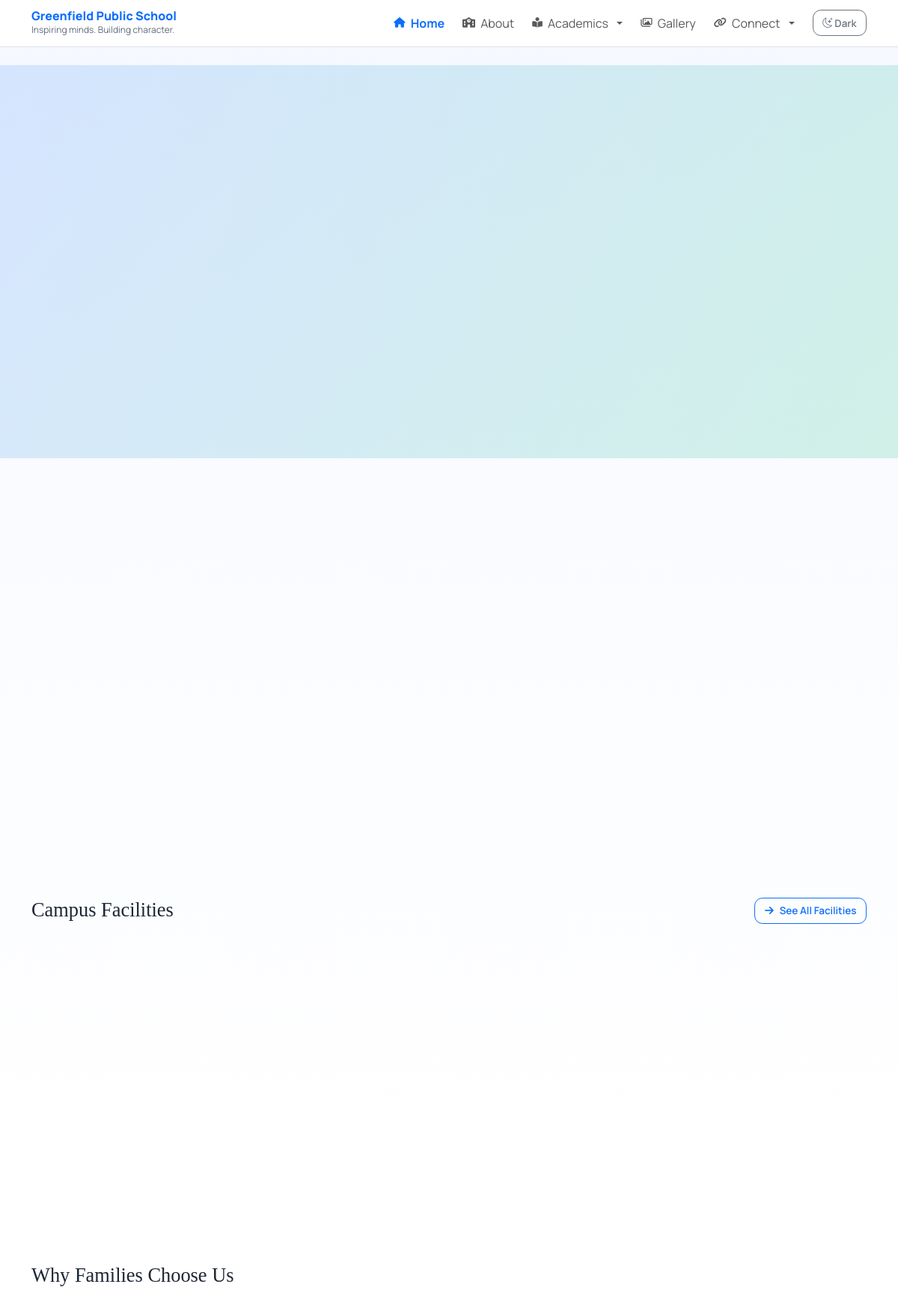
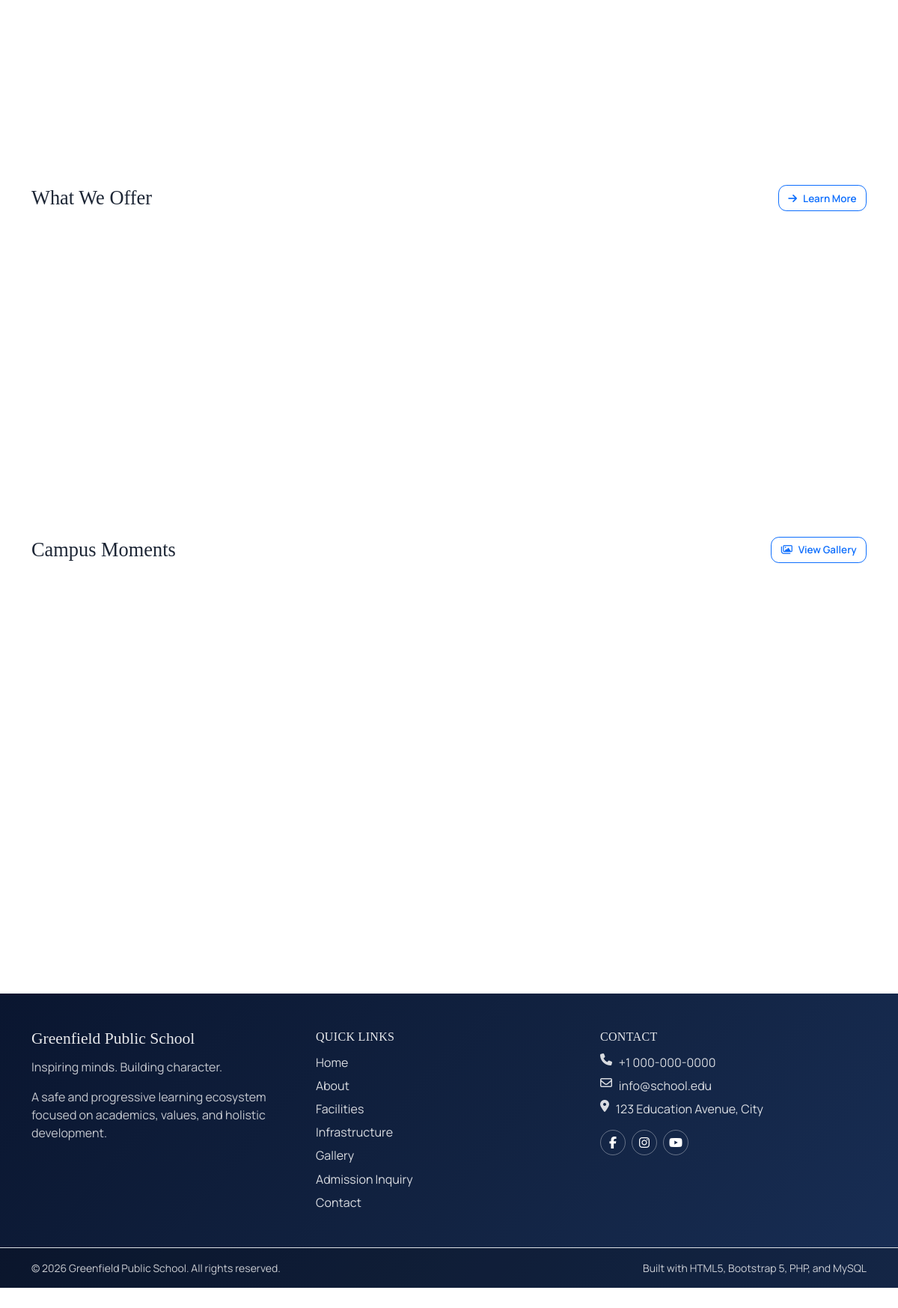
The page / on the database its author committed (2 pictures, top to bottom).
### tables this page shows
CREATE TABLE IF NOT EXISTS site_settings (
    setting_key VARCHAR(100) PRIMARY KEY,
    setting_value TEXT NOT NULL,
    updated_at TIMESTAMP DEFAULT CURRENT_TIMESTAMP ON UPDATE CURRENT_TIMESTAMP
);

### config/config.php (called while the page is built, shortened)
<?php
function db(): PDO
{
    static $pdo = null;
    if ($pdo instanceof PDO) {
        return $pdo;
    }
    $host = getenv('DB_HOST') ?: DB_HOST;
    $name = getenv('DB_NAME') ?: DB_NAME;
    $user = getenv('DB_USER') ?: DB_USER;
    $pass = getenv('DB_PASS') ?: DB_PASS;
    $charset = getenv('DB_CHARSET') ?: DB_CHARSET;
    $dsn = "mysql:host={$host};dbname={$name};charset={$charset}";
    $options = [
        PDO::ATTR_ERRMODE => PDO::ERRMODE_EXCEPTION,
        PDO::ATTR_DEFAULT_FETCH_MODE => PDO::FETCH_ASSOC,
        PDO::ATTR_EMULATE_PREPARES => false,
    ];
    $pdo = new PDO($dsn, $user, $pass, $options);
    return $pdo;
}
function base_path(): string
{
    static $base = null;
    if ($base !== null) {
        return $base;
    }
    $projectRoot = str_replace('\\', '/', dirname(__DIR__));
    $documentRoot = str_replace('\\', '/', rtrim((string) ($_SERVER['DOCUMENT_ROOT'] ?? ''), '/'));
    if ($documentRoot !== '' && strpos($projectRoot, $documentRoot) === 0) {
        $relative = trim(substr($projectRoot, strlen($documentRoot)), '/');
        $base = $relative === '' ? '' : '/' . $relative;
    } else {
        $base = '';
    }
    return $base;
}
function url(string $path = ''): string
{
    $cleanPath = ltrim($path, '/');
    $base = base_path();
    return ($base === '' ? '' : $base) . '/' . $cleanPath;
}

### includes/functions.php (called while the page is built, shortened)
<?php
require_once __DIR__ . '/../config/config.php';
function e(?string $value): string
{
    return htmlspecialchars((string) $value, ENT_QUOTES, 'UTF-8');
}
function get_setting(string $key, string $default = ''): string
{
    $stmt = db()->prepare('SELECT setting_value FROM site_settings WHERE setting_key = :key LIMIT 1');
    $stmt->execute(['key' => $key]);
    $value = $stmt->fetchColumn();
    return $value !== false ? (string) $value : $default;
}
function get_home_banners(int $limit = 0): array
{
    $sql = 'SELECT id, title, subtitle, image_path, is_active, sort_order, created_at
            FROM home_banners
            WHERE is_active = 1
            ORDER BY sort_order ASC, id DESC';
    try {
        $stmt = db()->prepare($sql);
        $stmt->execute();
        return $stmt->fetchAll();
    } catch (Throwable $exception) {
        return [];
    }
}
function menu_static_page_options(): array
{
    return [
        'index.php' => 'Home',
        'about.php' => 'About',
        'facilities.php' => 'Facilities',
        'infrastructure.php' => 'Infrastructure',
        'gallery.php' => 'Gallery',
        'admission.php' => 'Admission Inquiry',
        'contact.php' => 'Contact',
    ];
}
function menu_item_href(array $item): string
{
    $type = (string) ($item['item_type'] ?? 'static');
    $linkValue = trim((string) ($item['link_value'] ?? ''));
    if ($type === 'custom_path') {
        if ($linkValue === '' || $linkValue === '#') {
            return '#';
        }
        return url(ltrim($linkValue, '/'));
    }
    $staticOptions = menu_static_page_options();
    $path = $linkValue !== '' ? $linkValue : 'index.php';
    return url($path);
}

### index.php (the view, shortened to what this page needs)
<?php
require_once __DIR__ . '/includes/functions.php';
$banners = get_home_banners();
include __DIR__ . '/includes/header.php';
?>
<section class="home-banner-wrap mb-5">
    <?php if (!$banners): ?>
        <div class="hero-fallback py-5">
            <div class="container">
                <div class="row g-4 align-items-center">
                </div>
            </div>
        </div>
    <?php endif; ?>
</section>
<section class="container mb-5">
</section>
<section class="container mb-5">
    <div class="row g-4">
    </div>
</section>
<section class="container mb-5">
    <div class="section-head d-flex flex-wrap justify-content-between align-items-center gap-2 mb-3">
        <h2 class="h3 mb-0">Campus Facilities</h2>
        <a href="<?= e(url('facilities.php')) ?>" class="btn btn-sm btn-outline-primary">
            <i class="fa-solid fa-arrow-right me-2"></i>See All Facilities
        </a>
    </div>
    <div class="row g-4">
    </div>
</section>
<section class="container mb-5">
    <div class="section-head d-flex flex-wrap justify-content-between align-items-center gap-2 mb-3">
        <h2 class="h3 mb-0">Why Families Choose Us</h2>
    </div>
    <div class="row g-4">
    </div>
</section>
<section class="container">
    <div class="section-head d-flex flex-wrap justify-content-between align-items-center gap-2 mb-3">
        <h2 class="h3 mb-0">What We Offer</h2>
        <a href="<?= e(url('about.php')) ?>" class="btn btn-sm btn-outline-primary">
            <i class="fa-solid fa-arrow-right me-2"></i>Learn More
        </a>
    </div>
    <div class="row g-4">
    </div>
</section>
<section class="container mt-5">
    <div class="section-head d-flex flex-wrap justify-content-between align-items-center gap-2 mb-3">
        <h2 class="h3 mb-0">Campus Moments</h2>
        <a href="<?= e(url('gallery.php')) ?>" class="btn btn-sm btn-outline-primary">
            <i class="fa-regular fa-images me-2"></i>View Gallery
        </a>
    </div>
    <div class="row g-4">
    </div>
</section>
<section class="container mt-5">
    <div class="row g-4">
    </div>
</section>
<?php include __DIR__ . '/includes/footer.php'; ?>

### includes/header.php (shortened to what this page needs)
<?php
require_once __DIR__ . '/functions.php';
$schoolName = get_setting('school_name', 'Greenfield Public School');
$tagline = get_setting('school_tagline', 'Inspiring minds. Building character.');
$defaultMode = get_setting('default_mode', 'light');
$currentScript = basename($_SERVER['PHP_SELF'] ?? 'index.php');
$menuTree = get_navigation_menu_tree(true);
$currentSlug = trim((string) ($_GET['slug'] ?? ''));
$requestPath = parse_url((string) ($_SERVER['REQUEST_URI'] ?? ''), PHP_URL_PATH) ?: '/';
$requestPath = '/' . trim((string) $requestPath, '/');
$isMenuItemActive = function (array $item) use (&$isMenuItemActive, $currentScript, $currentSlug, $requestPath): bool {
    $type = (string) ($item['item_type'] ?? 'static');
    $isActive = false;
    if ($type === 'static') {
        $targetScript = basename((string) ($item['link_value'] ?? 'index.php'));
        $isActive = $currentScript === $targetScript;
    } elseif ($type === 'custom_page') {
        $isActive = $currentScript === 'page.php' && $currentSlug !== '' && $currentSlug === (string) ($item['page_slug'] ?? '');
    } elseif ($type === 'custom_path') {
        $relative = trim((string) ($item['link_value'] ?? ''));
        if ($relative !== '' && $relative !== '#' && !preg_match('#^https?://#i', $relative)) {
            $targetPath = parse_url(url(ltrim($relative, '/')), PHP_URL_PATH) ?: '';
            $targetPath = '/' . trim((string) $targetPath, '/');
            $isActive = rtrim($targetPath, '/') === rtrim($requestPath, '/');
        }
    }
    foreach ($item['children'] ?? [] as $child) {
        if ($isMenuItemActive($child)) {
            return true;
        }
    }
    return $isActive;
};
$renderMenu = function (array $items, int $level = 0) use (&$renderMenu, $isMenuItemActive): void {
    foreach ($items as $item) {
        $children = $item['children'] ?? [];
        $hasChildren = !empty($children);
        $isActive = $isMenuItemActive($item);
        $href = menu_item_href($item);
        $icon = trim((string) ($item['icon_class'] ?? ''));
        $openInNew = (int) ($item['open_in_new_tab'] ?? 0) === 1;
        if ($level === 0): ?>
            <?php if ($hasChildren): ?>
                <li class="nav-item dropdown">
                    <a class="nav-link dropdown-toggle <?= $isActive ? 'active' : '' ?>" href="<?= e($href) ?>" data-bs-toggle="dropdown" data-bs-auto-close="outside" aria-expanded="false">
                        <?php if ($icon !== ''): ?><i class="<?= e($icon) ?> nav-icon" aria-hidden="true"></i><?php endif; ?>
                        <span><?= e((string) $item['label']) ?></span>
                    </a>
                </li>
            <?php else: ?>
                <li class="nav-item">
                    <a class="nav-link <?= $isActive ? 'active' : '' ?>" href="<?= e($href) ?>"<?= $openInNew ? ' target="_blank" rel="noopener noreferrer"' : '' ?>>
                        <?php if ($icon !== ''): ?><i class="<?= e($icon) ?> nav-icon" aria-hidden="true"></i><?php endif; ?>
                        <span><?= e((string) $item['label']) ?></span>
                    </a>
                </li>
            <?php endif; ?>
        <?php endif;
    }
};
?>
<!DOCTYPE html>
<html lang="en" data-bs-theme="<?= e($defaultMode) ?>">
<head>
    <link rel="stylesheet" href="https://cdn.jsdelivr.net/npm/bootstrap@5.3.3/dist/css/bootstrap.min.css">
    <link rel="stylesheet" href="https://cdn.jsdelivr.net/npm/bootstrap-icons@1.11.3/font/bootstrap-icons.min.css">
    <link rel="stylesheet" href="https://cdnjs.cloudflare.com/ajax/libs/font-awesome/6.7.2/css/all.min.css">
    <link rel="stylesheet" href="<?= e(url('assets/css/style.css')) ?>">
</head>
<body>
    <header class="site-header">
        <nav class="navbar navbar-expand-lg sticky-top border-bottom bg-body main-navbar" id="mainNavbar">
            <div class="container">
                <a class="navbar-brand d-flex flex-column" href="<?= e(url('index.php')) ?>">
                    <span class="brand-main"><?= e($schoolName) ?></span>
                    <span class="brand-sub"><?= e($tagline) ?></span>
                </a>
                <div class="collapse navbar-collapse" id="mainNav">
                    <ul class="navbar-nav ms-auto align-items-lg-center gap-lg-2 dynamic-menu">
                        <?php $renderMenu($menuTree); ?>
                        <li class="nav-item ms-lg-2">
                            <button class="btn btn-outline-secondary btn-sm theme-toggle" id="themeToggle" type="button">
                                <i class="bi bi-moon-stars"></i>
                                <span>Theme</span>
                            </button>
                        </li>
                    </ul>
                </div>
            </div>
        </nav>
    </header>
    <main class="pb-5">

### includes/footer.php (shortened to what this page needs)
<?php
$quickLinks = [];
$collectQuickLinks = function (array $items) use (&$collectQuickLinks, &$quickLinks): void {
    foreach ($items as $item) {
        $href = menu_item_href($item);
        if ($href !== '#') {
            $quickLinks[] = $item;
        }
    }
};
?>
        <footer class="site-footer footer-dark mt-5 border-top">
            <div class="container py-5">
                <div class="row g-4">
                    <div class="col-lg-4">
                        <h3 class="footer-title"><?= e(get_setting('school_name', 'Greenfield Public School')) ?></h3>
                        <p class="footer-copy mb-3"><?= e(get_setting('school_tagline', 'Inspiring minds. Building character.')) ?></p>
                        <p class="footer-copy mb-0">A safe and progressive learning ecosystem focused on academics, values, and holistic development.</p>
                    </div>
                    <div class="col-sm-6 col-lg-4">
                        <h4 class="footer-subtitle">Quick Links</h4>
                        <ul class="footer-link-list">
                            <?php if (!$quickLinks): ?>
                                <li><a href="<?= e(url('index.php')) ?>">Home</a></li>
                                <li><a href="<?= e(url('about.php')) ?>">About</a></li>
                                <li><a href="<?= e(url('admission.php')) ?>">Admission</a></li>
                                <li><a href="<?= e(url('contact.php')) ?>">Contact</a></li>
                            <?php else: ?>
                                <?php foreach ($quickLinks as $item): ?>
                                    <li>
                                        <a href="<?= e(menu_item_href($item)) ?>"<?= (int) ($item['open_in_new_tab'] ?? 0) === 1 ? ' target="_blank" rel="noopener noreferrer"' : '' ?>>
                                            <?= e((string) $item['label']) ?>
                                        </a>
                                    </li>
                                <?php endforeach; ?>
                            <?php endif; ?>
                        </ul>
                    </div>
                    <div class="col-sm-6 col-lg-4">
                        <h4 class="footer-subtitle">Contact</h4>
                        <ul class="footer-contact-list">
                            <li><i class="fa-solid fa-phone"></i> <?= e(get_setting('contact_phone', '+1 000-000-0000')) ?></li>
                            <li><i class="fa-regular fa-envelope"></i> <?= e(get_setting('contact_email', 'info@school.edu')) ?></li>
                            <li><i class="fa-solid fa-location-dot"></i> <?= e(get_setting('contact_address', 'School Campus Address')) ?></li>
                        </ul>
                        <div class="footer-social d-flex gap-2 mt-3">
                            <a href="#" aria-label="Facebook"><i class="fa-brands fa-facebook-f"></i></a>
                            <a href="#" aria-label="Instagram"><i class="fa-brands fa-instagram"></i></a>
                            <a href="#" aria-label="YouTube"><i class="fa-brands fa-youtube"></i></a>
                        </div>
                    </div>
                </div>
            </div>
            <div class="footer-bottom border-top">
                <div class="container py-3 d-flex flex-column flex-md-row justify-content-between gap-2">
                    <p class="mb-0 small">&copy; <?= date('Y') ?> <?= e(get_setting('school_name', 'Greenfield Public School')) ?>. All rights reserved.</p>
                    <p class="mb-0 small">Built with HTML5, Bootstrap 5, PHP, and MySQL</p>
                </div>
            </div>
        </footer>
    </main>
</body>
</html>

### assets/css/style.css (style rules this page uses)
:root { --primary-color: #0b6efd; --surface: #f7f9fc; --surface-strong: #ffffff; --text-muted: #5f6b7a; }
* { box-sizing: border-box; }
body { font-family: "Manrope", sans-serif; background: linear-gradient(180deg, #f5f8ff 0%, #ffffff 45%); color: #1d2635; }
h1, h2, h3, h4, h5, h6 { font-family: "Merriweather", serif; }
.site-header .navbar { backdrop-filter: blur(8px); transition: box-shadow 0.22s ease, background-color 0.22s ease; }
.brand-main { font-weight: 800; font-size: 1rem; color: var(--primary-color); line-height: 1.1; }
.brand-sub { font-size: 0.75rem; color: var(--text-muted); }
.nav-link.active { color: var(--primary-color) !important; font-weight: 700; }
.navbar .nav-link { display: inline-flex; align-items: center; gap: 0.45rem; }
.nav-icon { font-size: 0.85rem; }
body:not(.admin-body) .btn { border-radius: 0.68rem; font-weight: 600; padding: 0.56rem 1.02rem; }
body:not(.admin-body) .btn-sm { padding: 0.4rem 0.78rem; font-size: 0.84rem; }
.home-banner-wrap { width: 100%; }
.hero-fallback { background: linear-gradient(120deg, rgba(11, 110, 253, 0.14), rgba(25, 195, 125, 0.18)); }
.section-head h2 { font-family: "Merriweather", serif; font-size: clamp(1.35rem, 2.2vw, 1.78rem); }
.theme-toggle { white-space: nowrap; }
.footer-dark { background: linear-gradient(130deg, #0a1630 0%, #122342 55%, #182e55 100%); color: rgba(255, 255, 255, 0.9); border-top: 0 !important; }
.footer-title { font-size: 1.35rem; margin-bottom: 0.8rem; }
.footer-subtitle { font-size: 1rem; margin-bottom: 0.8rem; letter-spacing: 0.02em; text-transform: uppercase; }
.footer-copy { color: rgba(255, 255, 255, 0.76); }
.footer-link-list, .footer-contact-list { list-style: none; margin: 0; padding: 0; display: grid; gap: 0.45rem; }
.footer-link-list a { color: rgba(255, 255, 255, 0.84); text-decoration: none; }
.footer-contact-list li { color: rgba(255, 255, 255, 0.84); display: flex; align-items: flex-start; gap: 0.55rem; }
.footer-social a { width: 34px; height: 34px; border-radius: 50%; display: inline-flex; align-items: center; justify-content: center; border: 1px solid rgba(255, 255, 255, 0.35); color: #fff; text-decoration: none; }
.footer-bottom { background: rgba(0, 0, 0, 0.18); }
.footer-bottom p { color: rgba(255, 255, 255, 0.78); }

### rows shown on the page
site_settings: setting_value "Greenfield Public School"
site_settings: setting_value "Inspiring minds. Building character."
site_settings: setting_value "+1 000-000-0000"
site_settings: setting_value "info@school.edu"
site_settings: setting_value "123 Education Avenue, City"

### other values the page prints
$item['label'] "Home"
$item['label'] "About"
$item['label'] "Academics"
$item['label'] "Gallery"
$item['label'] "Connect"
$item['label'] "Facilities"
$item['label'] "Infrastructure"
$item['label'] "Admission Inquiry"
$item['label'] "Contact"
